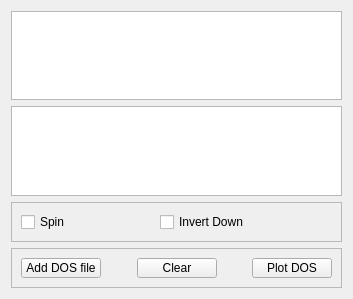
          <widget class="QWidget" name="page_3">
           <property name="geometry">
            <rect>
             <x>0</x>
             <y>0</y>
             <width>353</width>
             <height>299</height>
            </rect>
           </property>
           <attribute name="label">
            <string>DOS</string>
           </attribute>
           <layout class="QVBoxLayout" name="verticalLayout_7">
            <item>
             <widget class="QListWidget" name="FormActionsListDOSfile"/>
            </item>
            <item>
             <widget class="QTableWidget" name="FormActionsTabeDOSProperty"/>
            </item>
            <item>
             <widget class="QFrame" name="frame_2">
              <property name="minimumSize">
               <size>
                <width>0</width>
                <height>40</height>
               </size>
              </property>
              <property name="frameShape">
               <enum>QFrame::StyledPanel</enum>
              </property>
              <property name="frameShadow">
               <enum>QFrame::Raised</enum>
              </property>
              <layout class="QHBoxLayout" name="horizontalLayout_9">
               <item>
                <widget class="QCheckBox" name="FormActionsCheckDOS">
                 <property name="text">
                  <string>Spin</string>
                 </property>
                </widget>
               </item>
               <item>
                <spacer name="horizontalSpacer_8">
                 <property name="orientation">
                  <enum>Qt::Horizontal</enum>
                 </property>
                 <property name="sizeHint" stdset="0">
                  <size>
                   <width>78</width>
                   <height>20</height>
                  </size>
                 </property>
                </spacer>
               </item>
               <item>
                <widget class="QCheckBox" name="FormActionsCheckDOS_2">
                 <property name="text">
                  <string>Invert Down</string>
                 </property>
                </widget>
               </item>
               <item>
                <spacer name="horizontalSpacer_5">
                 <property name="orientation">
                  <enum>Qt::Horizontal</enum>
                 </property>
                 <property name="sizeHint" stdset="0">
                  <size>
                   <width>77</width>
                   <height>20</height>
                  </size>
                 </property>
                </spacer>
               </item>
              </layout>
             </widget>
            </item>
            <item>
             <widget class="QFrame" name="frame_20">
              <property name="minimumSize">
               <size>
                <width>0</width>
                <height>40</height>
               </size>
              </property>
              <property name="frameShape">
               <enum>QFrame::StyledPanel</enum>
              </property>
              <property name="frameShadow">
               <enum>QFrame::Raised</enum>
              </property>
              <layout class="QHBoxLayout" name="horizontalLayout_8">
               <item>
                <widget class="QPushButton" name="FormActionsButtonAddDOSFile">
                 <property name="text">
                  <string>Add DOS file</string>
                 </property>
                </widget>
               </item>
               <item>
                <spacer name="horizontalSpacer_6">
                 <property name="orientation">
                  <enum>Qt::Horizontal</enum>
                 </property>
                 <property name="sizeHint" stdset="0">
                  <size>
                   <width>20</width>
                   <height>20</height>
                  </size>
                 </property>
                </spacer>
               </item>
               <item>
                <widget class="QPushButton" name="FormActionsButtonClearDOS">
                 <property name="text">
                  <string>Clear</string>
                 </property>
                </widget>
               </item>
               <item>
                <spacer name="horizontalSpacer_7">
                 <property name="orientation">
                  <enum>Qt::Horizontal</enum>
                 </property>
                 <property name="sizeHint" stdset="0">
                  <size>
                   <width>21</width>
                   <height>20</height>
                  </size>
                 </property>
                </spacer>
               </item>
               <item>
                <widget class="QPushButton" name="FormActionsButtonPlotDOS">
                 <property name="text">
                  <string>Plot DOS</string>
                 </property>
                </widget>
               </item>
              </layout>
             </widget>
            </item>
           </layout>
          </widget>
